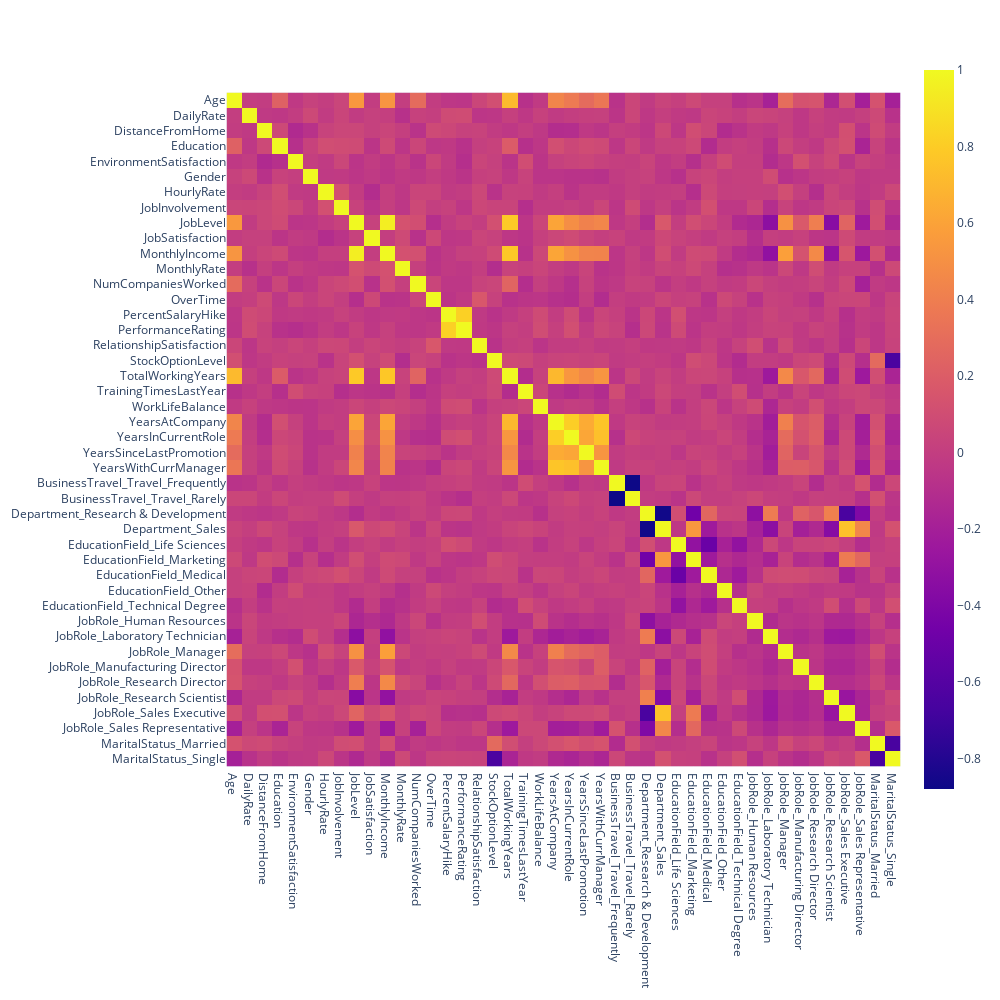

Notebook source saved alongside this figure:
### Markdown cell above
### Feature Correlation Check

### Code cell
# visualize correlation between features
# which correlation method makes most sense for our data set?
corr = X_train.corr()
fig = px.imshow(corr, width=1000, height=1000)
fig.show()

# potentially drop highly correleated features
# explain why we will or will not drop the feature
cor_matrix = X_train.corr().abs()
upper_tri = cor_matrix.where(np.triu(np.ones(cor_matrix.shape), k=1).astype(np.bool_))
to_drop = [column for column in upper_tri.columns if any(upper_tri[column] > 0.95)]
# df = df.drop(columns=to_drop, axis=1)
print("Highly correlated feature(s) dropped: ", to_drop)

### Figure 1 — Plotly figure (JSON) as saved in the notebook; plotly's stock layout.template omitted (floating-point values rounded to 4 significant figures; data arrays with more than 128 entries replaced by an {"elided": "..."} marker saying what was removed)
{"data": [{"coloraxis": "coloraxis", "hovertemplate": "x: %{x}<br>y: %{y}<br>color: %{z}<extra></extra>", "name": "0", "type": "heatmap", "x": ["Age", "DailyRate", "DistanceFromHome", "Education", "EnvironmentSatisfaction", "Gender", "HourlyRate", "JobInvolvement", "JobLevel", "JobSatisfaction", "MonthlyIncome", "MonthlyRate", "NumCompaniesWorked", "OverTime", "PercentSalaryHike", "PerformanceRating", "RelationshipSatisfaction", "StockOptionLevel", "TotalWorkingYears", "TrainingTimesLastYear", "WorkLifeBalance", "YearsAtCompany", "YearsInCurrentRole", "YearsSinceLastPromotion", "YearsWithCurrManager", "BusinessTravel_Travel_Frequently", "BusinessTravel_Travel_Rarely", "Department_Research & Development", "Department_Sales", "EducationField_Life Sciences", "EducationField_Marketing", "EducationField_Medical", "EducationField_Other", "EducationField_Technical Degree", "JobRole_Human Resources", "JobRole_Laboratory Technician", "JobRole_Manager", "JobRole_Manufacturing Director", "JobRole_Research Director", "JobRole_Research Scientist", "JobRole_Sales Executive", "JobRole_Sales Representative", "MaritalStatus_Married", "MaritalStatus_Single"], "xaxis": "x", "y": ["Age", "DailyRate", "DistanceFromHome", "Education", "EnvironmentSatisfaction", "Gender", "HourlyRate", "JobInvolvement", "JobLevel", "JobSatisfaction", "MonthlyIncome", "MonthlyRate", "NumCompaniesWorked", "OverTime", "PercentSalaryHike", "PerformanceRating", "RelationshipSatisfaction", "StockOptionLevel", "TotalWorkingYears", "TrainingTimesLastYear", "WorkLifeBalance", "YearsAtCompany", "YearsInCurrentRole", "YearsSinceLastPromotion", "YearsWithCurrManager", "BusinessTravel_Travel_Frequently", "BusinessTravel_Travel_Rarely", "Department_Research & Development", "Department_Sales", "EducationField_Life Sciences", "EducationField_Marketing", "EducationField_Medical", "EducationField_Other", "EducationField_Technical Degree", "JobRole_Human Resources", "JobRole_Laboratory Technician", "JobRole_Manager", "JobRole_Manufacturing Director", "JobRole_Research Director", "JobRole_Research Scientist", "JobRole_Sales Executive", "JobRole_Sales Representative", "MaritalStatus_Married", "MaritalStatus_Single"], "yaxis": "y", "z": {"elided": "44x44 float values"}}], "layout": {"coloraxis": {"colorscale": [[0, "#0d0887"], [0.1111, "#46039f"], [0.2222, "#7201a8"], [0.3333, "#9c179e"], [0.4444, "#bd3786"], [0.5556, "#d8576b"], [0.6667, "#ed7953"], [0.7778, "#fb9f3a"], [0.8889, "#fdca26"], [1, "#f0f921"]]}, "height": 1000, "margin": {"t": 60}, "width": 1000, "xaxis": {"anchor": "y", "constrain": "domain", "domain": [0, 1], "scaleanchor": "y"}, "yaxis": {"anchor": "x", "autorange": "reversed", "constrain": "domain", "domain": [0, 1]}}}
